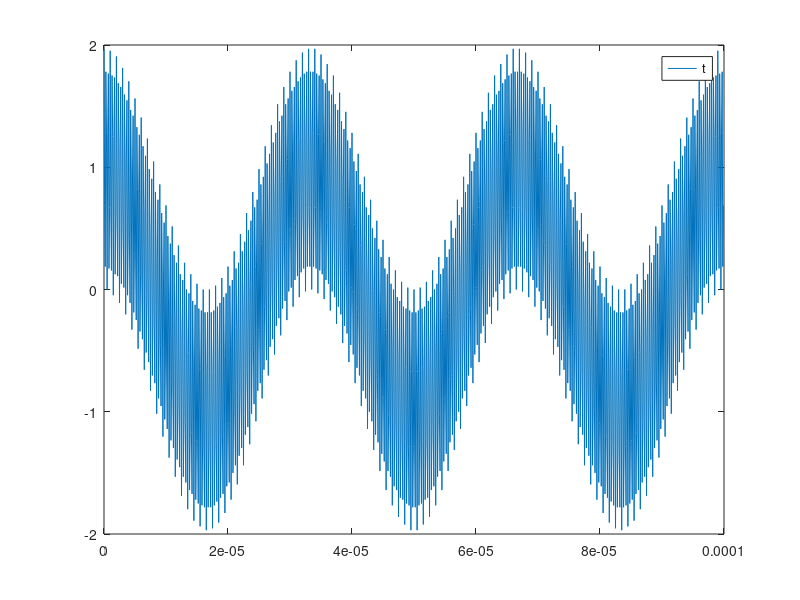
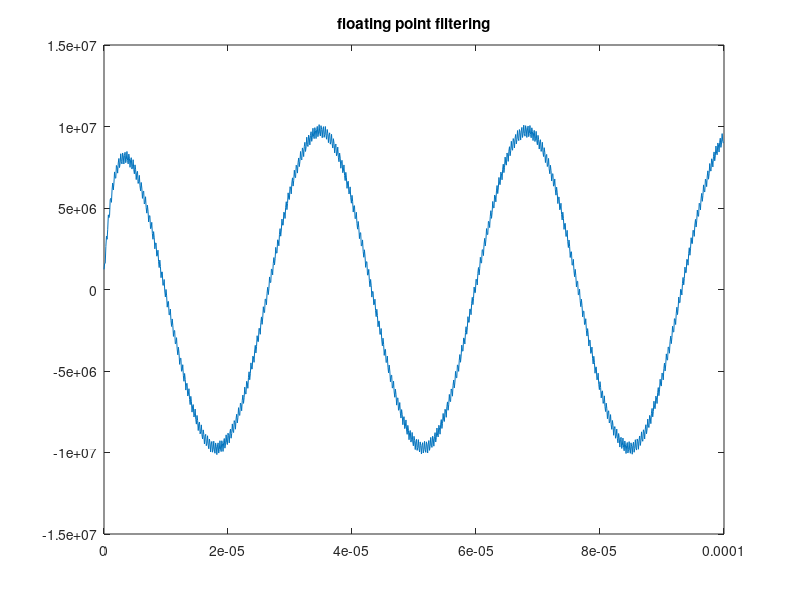
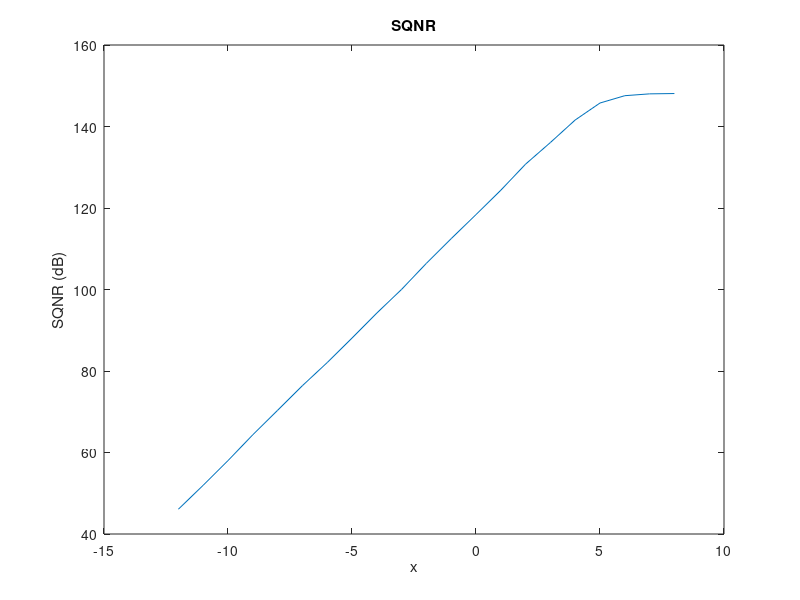

These figures' MATLAB source, in order:
%% code
close all;
clear;
% final implementation of the 1st order LPF
cut_off_freq = 1e5;
Simulation_sampling_freq = 1e8;
sampling_freq=1e7;
SimTs=1/Simulation_sampling_freq;
Ts=1/sampling_freq;
wo = 2*pi*cut_off_freq;
Tmax=1e-4;


%% time and frequency axis
t = 0:SimTs:Tmax-SimTs;
ts = 0:Ts:Tmax-Ts;
f= -Simulation_sampling_freq/2:1/Tmax:Simulation_sampling_freq/2-1/Tmax;
fs = -sampling_freq/2:1/Tmax:sampling_freq/2 - 1/Tmax;

%% generating and quantizing the sinusoids
vect_len = length(ts);
amp = 1-2^-6;
cos_30K_t = amp*cos(2*pi*3e4*ts);
cos_3M_t = amp*cos(2*pi*3e6*ts);
cos_sum_t = cos_30K_t + cos_3M_t;
%cos_sum_t(cos_sum_t<-2) = -2;
cos_sum_t_q = round(cos_sum_t*2^6)/2^6; %S[2,6]
%cos_sum_t_q(cos_sum_t_q<-2) = -2;
cos_sum_t_q_i = cos_sum_t_q*2^6;
figure
%hold on
%plot(ts,cos_sum_t);
plot(ts,cos_sum_t_q);
legend('t','q');

%% floating point response
y_coeff = exp(-wo*Ts);      
x_coeff = wo;               

y_fl = zeros([1 vect_len]);
y_fl(1) = x_coeff*cos_sum_t_q(1);
for i = 1:vect_len-1
    y_fl(i+1) = y_coeff*y_fl(i) + x_coeff*cos_sum_t_q(i+1);
end
y_fl_power = y_fl.^2;
y_fl_power_avg = sum(y_fl_power)/vect_len;
figure
plot(ts,y_fl);
title('floating point filtering')
y_fl_power = y_fl.^2;
y_fl_power_avg = sum(y_fl_power)/vect_len

%% fixed point response

y_coeff_q = floor(exp(-wo*Ts)*2^11)/(2^11);      % quantize it to U(0,11)
x_coeff_q = 628320;                              % for wo = 2*pi*1e5 U(20,-5)
%I floored wo and get dec2bin to see how I can round the number 

SQNR = zeros([1 21]);
for x = -12:8
   % x = -12;
    y_fx = zeros([1 vect_len]);
    y_fx(1) = x_coeff_q*cos_sum_t_q(1);
    y_temp = floor(y_fx(1) * 2^x);
    y_fx(1) = y_temp/2^x;
   for i = 1:vect_len-1
        y_temp = y_coeff*y_fx(i) + x_coeff*cos_sum_t_q(i+1);
        % round for x
        %y_temp = round(y_temp * 2^x);
        y_temp = floor(y_temp * 2^x);
        y_fx(i+1) = y_temp/(2^x);
   end
%     figure;
%     plot(ts,y_fx);
%     title('fixed point filtering')
%     title('plot # %d',x);
    fx_error_power = (y_fl-y_fx).^2;
    fx_error_power_avg = sum(fx_error_power)/vect_len;
    SQNR(x+13) = pow2db(y_fl_power_avg/fx_error_power_avg);
    
end

x_axis = -12:8;
figure;
%hold on;
plot(x_axis, SQNR);
xlabel('x')
ylabel('SQNR (dB)')
title('SQNR')

%% generating the binary input and outputs for HDL

x_coeff_q_bin = dec2bin(x_coeff_q*2^-5);
y_coeff_q_bin = dec2bin(y_coeff_q*2^11,11);
cos_sum_t_q_bin = dec2bin(cos_sum_t_q_i,8);
y_fx_bin = dec2bin(y_fx.*2^-12,13);
fid_input  = fopen('input_samples_1st_IIR_SQNR.txt','w+');
fid_output = fopen('output_ref_1st_IIR_SQNR.txt','w+');
fid_coeffs = fopen('coefficients_1st_IIR_SQNR.txt','w+');
cos_sum_t_q_bin_cell = cellstr(cos_sum_t_q_bin);
y_fx_bin_cell= cellstr(y_fx_bin);
fprintf(fid_input,'%8s\n',cos_sum_t_q_bin_cell{:});
fprintf(fid_output,'%17s\n',y_fx_bin_cell{:});
fprintf(fid_coeffs,'x_coeff = %15s\n',x_coeff_q_bin);
fprintf(fid_coeffs,'y_coeff = %11s\n',y_coeff_q_bin);
